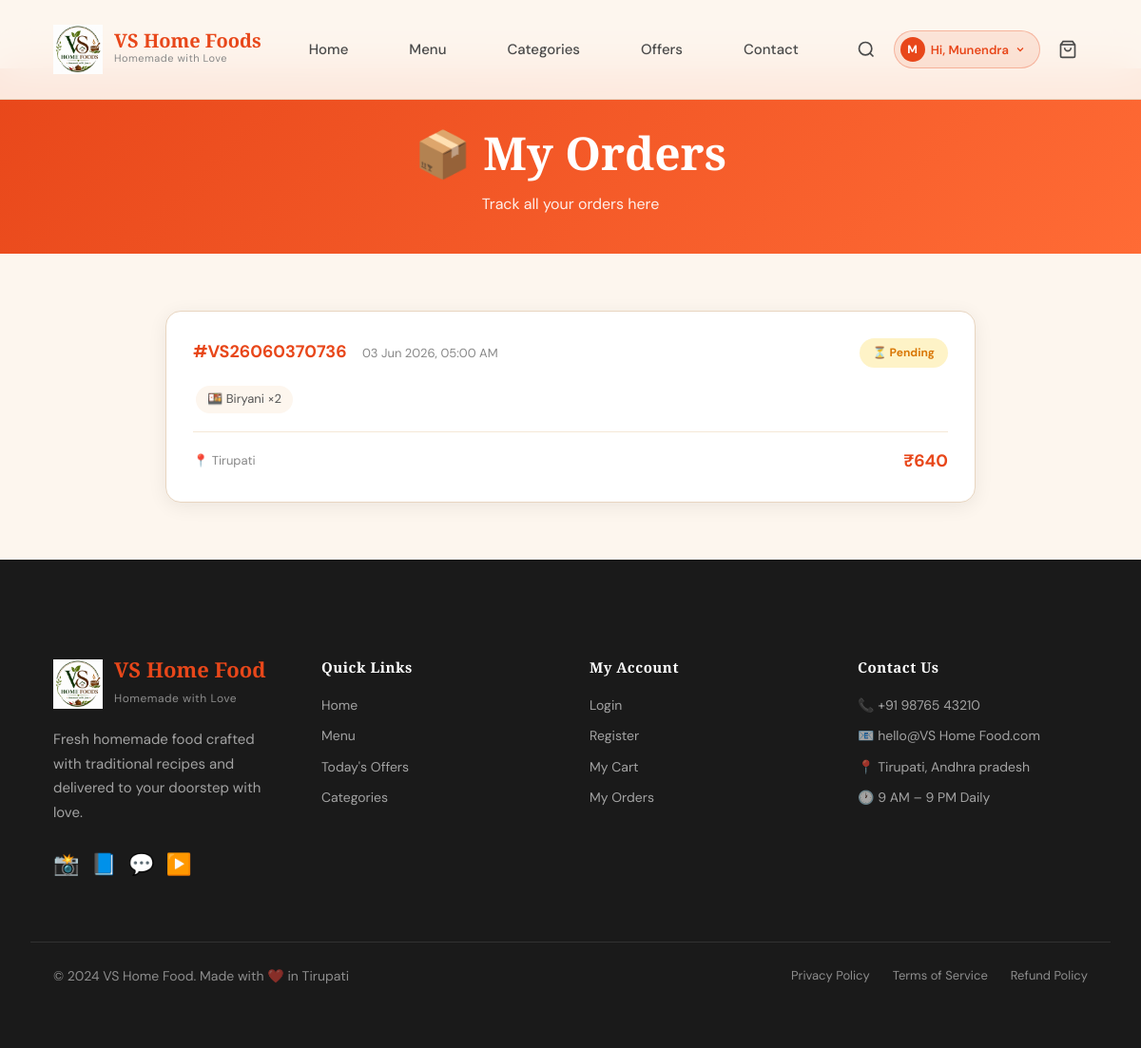
The page /my-orders (signed in) on the database its author committed.
### models/order_model.py (models this page shows, shortened)
class Order(db.Model):
    __tablename__ = 'orders'
    id             = db.Column(db.Integer, primary_key=True)
    order_id       = db.Column(db.String(20), unique=True, nullable=False)
    user_id        = db.Column(db.Integer, db.ForeignKey('users.id'), nullable=True)
    customer_email = db.Column(db.String(120), nullable=False)
    customer_name  = db.Column(db.String(160), nullable=False)
    customer_phone = db.Column(db.String(20), nullable=False)
    address_line1  = db.Column(db.String(255), nullable=False)
    address_line2  = db.Column(db.String(255), default='')
    city           = db.Column(db.String(100), nullable=False)
    pincode        = db.Column(db.String(10), nullable=False)
    items_json     = db.Column(db.Text, nullable=False)   # JSON string
    payment_method = db.Column(db.String(50), default='UPI')
    grand_total    = db.Column(db.Float, nullable=False)
    instructions   = db.Column(db.Text, default='')
    status         = db.Column(db.String(30), default='pending')
    created_at     = db.Column(db.DateTime, default=datetime.utcnow)
    def get_items(self):
        return json.loads(self.items_json) if self.items_json else []

### app.py (the view)
@app.route('/my-orders')
def my_orders():
    if not session.get('user_id'):
        flash('Please login to view your orders.', 'warning')
        return redirect(url_for('login'))
    from models.order_model import Order
    orders = Order.query.filter_by(user_id=session['user_id']).order_by(Order.created_at.desc()).all()
    return render_template('my-orders.html', orders=orders)

### app.py (called while the page is built)
@app.context_processor
def inject_user():
    user_id   = session.get('user_id')
    user_name = session.get('user_name', '')
    user_email= session.get('user_email', '')
    return dict(
        session_user_id   = user_id,
        session_user_name = user_name,
        session_user_email= user_email,
        logged_in         = bool(user_id)
    )

### templates/my-orders.html (shortened to what this page needs)
{% extends 'base.html' %}
{% block content %}
<div class="page-hero small">
    <div class="page-hero-content">
        <h1>📦 My Orders</h1>
        <p>Track all your orders here</p>
    </div>
</div>
<section style="padding:60px 0;background:var(--cream);">
    <div class="section-container" style="max-width:900px;margin:0 auto;padding:0 24px;">
        {% if orders %}
        <div style="display:grid;gap:20px;">
            {% for order in orders %}
            <div style="background:#fff;border-radius:16px;padding:28px;box-shadow:0 4px 20px rgba(0,0,0,0.07);border:1px solid var(--border);">
                <div style="display:flex;justify-content:space-between;align-items:flex-start;flex-wrap:wrap;gap:12px;margin-bottom:16px;">
                    <div>
                        <span style="font-size:18px;font-weight:700;color:var(--orange);">#{{ order.order_id }}</span>
                        <span style="font-size:13px;color:#888;margin-left:12px;">{{ order.created_at.strftime('%d %b %Y, %I:%M %p') }}</span>
                    </div>
                    <span class="order-status-badge {{ order.status }}">
                        {% if order.status == 'pending' %}⏳ Pending
                        {% elif order.status == 'preparing' %}👩‍🍳 Preparing
                        {% elif order.status == 'out_for_delivery' %}🛵 Out for Delivery
                        {% elif order.status == 'delivered' %}✅ Delivered
                        {% elif order.status == 'cancelled' %}❌ Cancelled
                        {% else %}{{ order.status|title }}{% endif %}
                    </span>
                </div>
                <div style="font-size:14px;color:#555;margin-bottom:16px;">
                    {% for item in order.get_items() %}
                    <span style="display:inline-block;background:#FDF6EE;border-radius:20px;padding:4px 12px;margin:3px;font-size:13px;">
                        {{ item.emoji }} {{ item.name }} ×{{ item.qty }}
                    </span>
                    {% endfor %}
                </div>
                <div style="display:flex;justify-content:space-between;align-items:center;padding-top:16px;border-top:1px solid #F5E8D6;">
                    <span style="color:#888;font-size:13px;">📍 {{ order.city }}</span>
                    <span style="font-size:18px;font-weight:700;color:var(--orange);">₹{{ order.grand_total|int }}</span>
                </div>
            </div>
            {% endfor %}
        </div>
        {% endif %}
    </div>
</section>
{% endblock %}

### static/css/style.css (style rules this page uses)
*, *::before, *::after { box-sizing: border-box; margin: 0; padding: 0; }
:root { --orange: #E8471A; --orange-light: #FF6B35; --orange-dark: #C93A12; --cream: #FDF6EE; --cream-dark: #F5E8D6; --brown: #8B4513; --text-dark: #1A1A1A; --text-mid: #4A4A4A; --text-light: #888; --white: #FFFFFF; --border: #E8D5C0; --shadow-sm: 0 2px 8px rgba(0,0,0,0.08); --shadow-md: 0 8px 24px rgba(0,0,0,0.12); --shadow-lg: 0 20px 60px rgba(0,0,0,0.15); --radius: 16px; --radius-sm: 8px; --transition: all 0.3s cubic-bezier(0.4, 0, 0.2, 1); }
html { scroll-behavior: smooth; }
body { font-family: 'DM Sans', sans-serif; background: var(--cream); color: var(--text-dark); line-height: 1.6; overflow-x: hidden; }
h1, h2, h3, h4 { font-family: 'Playfair Display', serif; line-height: 1.2; }
.section-container { max-width: 1200px; margin: 0 auto; padding: 0 24px; }
.page-hero { background: linear-gradient(135deg, var(--orange) 0%, var(--orange-light) 100%); padding: 80px 24px 60px; text-align: center; color: white; margin-top: 72px; }
.page-hero.small { padding: 60px 24px 40px; }
.page-hero h1 { font-size: clamp(28px, 4vw, 48px); }
.page-hero p { margin-top: 12px; opacity: 0.9; font-size: 16px; }

### static/css/responsive.css (style rules this page uses)
* { box-sizing: border-box; }
*::before, *::after { box-sizing: border-box; }
html { scroll-behavior: smooth; -webkit-text-size-adjust: 100%; -ms-text-size-adjust: 100%; }
body { overflow-x: hidden; margin: 0; padding: 0; }
@media (min-width: 1200px) and (max-width: 1439px) { .section-container { max-width: 1140px; padding: 0 32px; margin: 0 auto; } }

### templates/my-orders.html (style rules this page uses)
.order-status-badge { display: inline-block; padding: 6px 14px; border-radius: 50px; font-size: 12px; font-weight: 700; }
.order-status-badge.pending { background:#FEF3C7; color:#D97706; }

### rows shown on the page
Order: order_id "VS26060370736", created_at "03 Jun 2026, 05:00 AM", status "⏳ Pending", emoji "🍱", name "Biryani", qty "2", city "Tirupati", grand_total "640"

### other values the page prints
{{ session_user_name[0]|upper if session_user_name else 'U' }} "M"
{{ session_user_name }} "Munendra"
